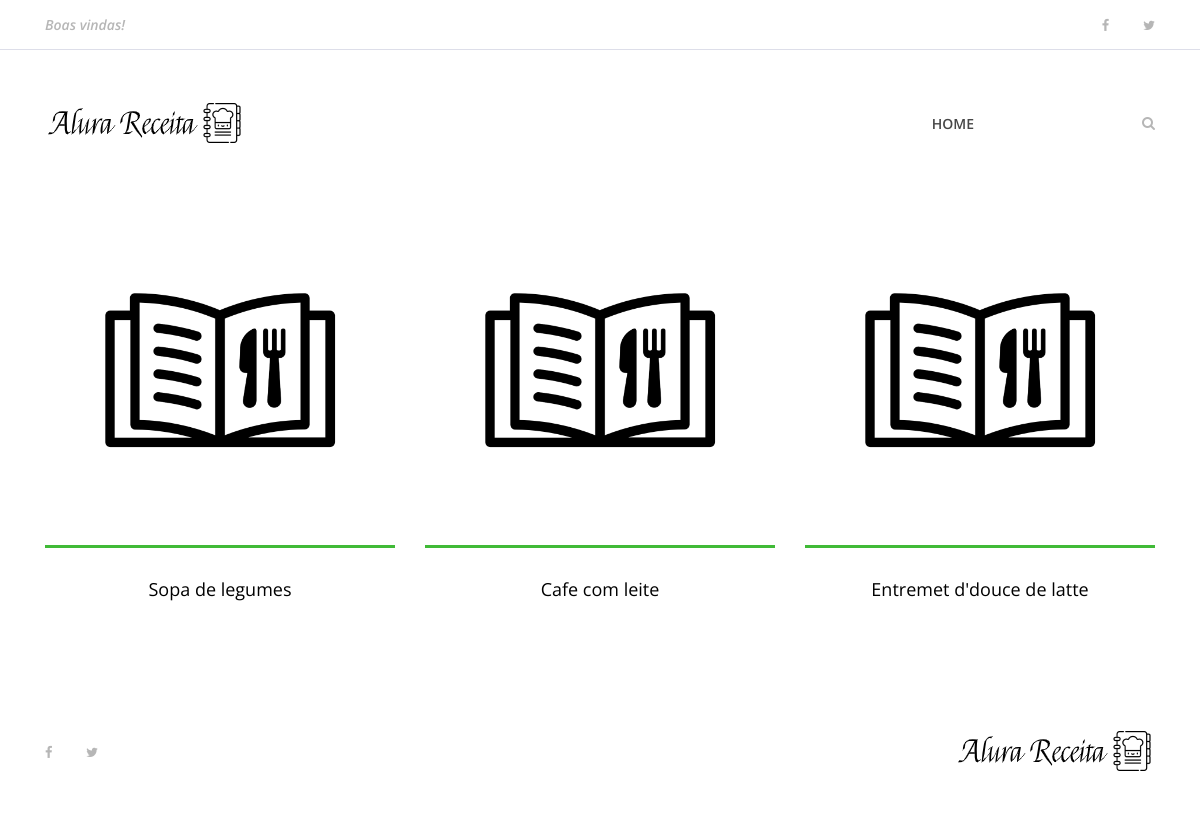
The page / on the database its author committed.
### receitas/models.py (models this page shows)
class Receita(models.Model):
    nome_receita = models.CharField(max_length=100)
    ingredientes = models.TextField()
    modo_preparo = models.TextField()
    tempo_preparo = models.IntegerField()
    rendimento = models.CharField(max_length=100)
    categoria = models.CharField(max_length=100)
    date_receita = models.DateTimeField(default=datetime.now, blank=True)

### receitas/views.py (the view)
# urls.py: path('', views.index, name='index'),
def index(request):
    receitas = Receita.objects.all()
    dados = {
        "receitas": receitas
    }
    return render(request, 'index.html', dados)

### receitas/templates/index.html (shortened to what this page needs)
{%extends 'base.html'%}
{% load static %}
{%block content%}
<body>
    {%include 'partials/navbar.html'%}
    <section class="best-receipe-area">
        <div class="container">
            <div class="row">
                {% if receitas %}
                {% for receita in receitas %}
                <div class="col-12 col-sm-6 col-lg-4">
                    <div class="single-best-receipe-area mb-30">
                        <img src="{% static 'img/bg-img/foto_receita.png'%}" alt="">
                        <div class="receipe-content">
                            <a href="{%url 'receita' receita.id%}">
                                <h5>{{ receita.nome_receita }}</h5>
                            </a>
                        </div>
                    </div>
                </div>
                {% endfor %}
                {% endif %}
            </div>
        </div>
    </section>
    {%include 'partials/footer.html'%}
</body>
{%endblock%}

### receitas/templates/base.html (shortened to what this page needs)
{%load static%}
<!DOCTYPE html>
<html lang="pt-br">
    <head>
        <link rel="stylesheet" href="{%static 'site.css'%}">
    </head>
    <body>
        {%block content%}{%endblock%}
    </body>
</html>

### receitas/templates/partials/navbar.html (shortened to what this page needs)
{%load static%}
<header class="header-area">
    <div class="top-header-area">
        <div class="container h-100">
            <div class="row h-100 align-items-center justify-content-between">
                <div class="col-12 col-sm-6">
                    <div class="breaking-news">
                        <div id="breakingNewsTicker" class="ticker">
                            <ul>
                                <li><a href="">Boas vindas!</a></li>
                            </ul>
                        </div>
                    </div>
                </div>
                <div class="col-12 col-sm-6">
                    <div class="top-social-info text-right">
                        <a href=""><i class="fa fa-facebook" aria-hidden="true"></i></a>
                        <a href=""><i class="fa fa-twitter" aria-hidden="true"></i></a>
                    </div>
                </div>
            </div>
        </div>
    </div>
    <div class="delicious-main-menu">
        <div class="classy-nav-container breakpoint-off">
            <div class="container">
                <nav class="classy-navbar justify-content-between" id="deliciousNav">
                    <a class="nav-brand" href="{%url 'index'%}"><img src="{% static 'img/core-img/logo.png'%}"
                            alt=""></a>
                    <div class="classy-menu">
                        <div class="classynav">
                            <ul>
                                <li><a href="{%url 'index'%}">Home</a></li>
                            </ul>
                            <div class="search-btn">
                                <i class="fa fa-search" aria-hidden="true"></i>
                            </div>
                        </div>
                    </div>
                </nav>
            </div>
        </div>
    </div>
</header>

### receitas/templates/partials/footer.html
    {%load static%}
    <footer class="footer-area">
        <div class="container h-100">
            <div class="row h-100">
                <div class="col-12 h-100 d-flex flex-wrap align-items-center justify-content-between">
                    <div class="footer-social-info text-right">
                        <a href="#"><i class="fa fa-facebook" aria-hidden="true"></i></a>
                        <a href="#"><i class="fa fa-twitter" aria-hidden="true"></i></a>
                    </div>
                    <div class="footer-logo">
                        <a href="{%url 'index'%}"><img src="{% static 'img/core-img/logo.png'%}" alt=""></a>
                    </div>
                </div>
            </div>
        </div>
    </footer>

### alurareceita/static/site.css (style rules this page uses)
* { margin: 0; padding: 0; }
body { font-family: "Open Sans", sans-serif; font-size: 14px; }
h1, h2, h3, h4, h5, h6 { color: #000000; line-height: 1.3; font-weight: 600; }
a, a:hover, a:focus { -webkit-transition-duration: 500ms; transition-duration: 500ms; text-decoration: none; outline: 0 solid transparent; color: #000000; font-weight: 600; font-size: 14px; color: #474747; }
ul, ol { margin: 0; }
ul li, ol li { list-style: none; }
img { height: auto; max-width: 100%; }
.mb-30 { margin-bottom: 30px !important; }
.header-area { position: relative; z-index: 100; width: 100%; }
.header-area .top-header-area { width: 100%; height: 50px; background-color: #ffffff; border-bottom: 1px solid #dddee9; }
.header-area .top-header-area .breaking-news { position: relative; z-index: 1; }
.header-area .top-header-area .breaking-news .ticker { width: 100%; text-align: left; position: relative; overflow: hidden; }
.header-area .top-header-area .breaking-news .ticker ul { width: 100%; position: relative; z-index: 1; }
.header-area .top-header-area .breaking-news .ticker ul li { display: none; width: 100%; }
.header-area .top-header-area .breaking-news .ticker ul li a { font-size: 14px; color: #b6b6b6; font-style: italic; }
.header-area .top-header-area .top-social-info a { display: inline-block; color: #b6b6b6; font-size: 13px; margin-right: 30px; }
.header-area .top-header-area .top-social-info a:last-child { margin-right: 0; }
.header-area .delicious-main-menu { position: relative; width: 100%; z-index: 100; height: 145px; }
.header-area .delicious-main-menu .classy-nav-container { background-color: transparent; }
.header-area .delicious-main-menu .classy-navbar { height: 145px; padding: 0; }
.header-area .delicious-main-menu .classy-navbar .classynav ul li a { font-weight: 600; }
.header-area .delicious-main-menu .classy-navbar .classynav > ul > li > a { text-transform: uppercase; padding: 12px 18px 11px; background-color: transparent; border-bottom: 3px solid transparent; line-height: 1; color: #474747; font-weight: 600; }
.header-area .delicious-main-menu .classynav .search-btn { color: #b6b6b6; margin-left: 150px; cursor: pointer; -webkit-transition-duration: 500ms; transition-duration: 500ms; }
.header-area .delicious-main-menu .classynav .search-btn i { -webkit-transition-duration: 500ms; transition-duration: 500ms; }
.best-receipe-area { position: relative; z-index: 1; padding-bottom: 50px; }
.single-best-receipe-area { position: relative; z-index: 1; }
.single-best-receipe-area img { border-bottom: 3px solid #40ba37; }
.single-best-receipe-area .receipe-content { padding-top: 30px; text-align: center; }
.single-best-receipe-area .receipe-content h5 { font-size: 18px; margin-bottom: 10px; font-weight: 400; -webkit-transition-duration: 500ms; transition-duration: 500ms; }
.footer-area { position: relative; z-index: 1; width: 100%; height: 140px; background-color: #ffffff; }
.footer-area .footer-social-info { padding-right: 15px; }
.footer-area .footer-social-info a { display: inline-block; color: #b6b6b6; font-size: 13px; margin-right: 30px; }
.footer-area .footer-social-info a:last-child { margin-right: 0; }

### rows shown on the page
Receita: nome_receita "Sopa de legumes"
Receita: nome_receita "Cafe com leite"
Receita: nome_receita "Entremet d'douce de latte"
